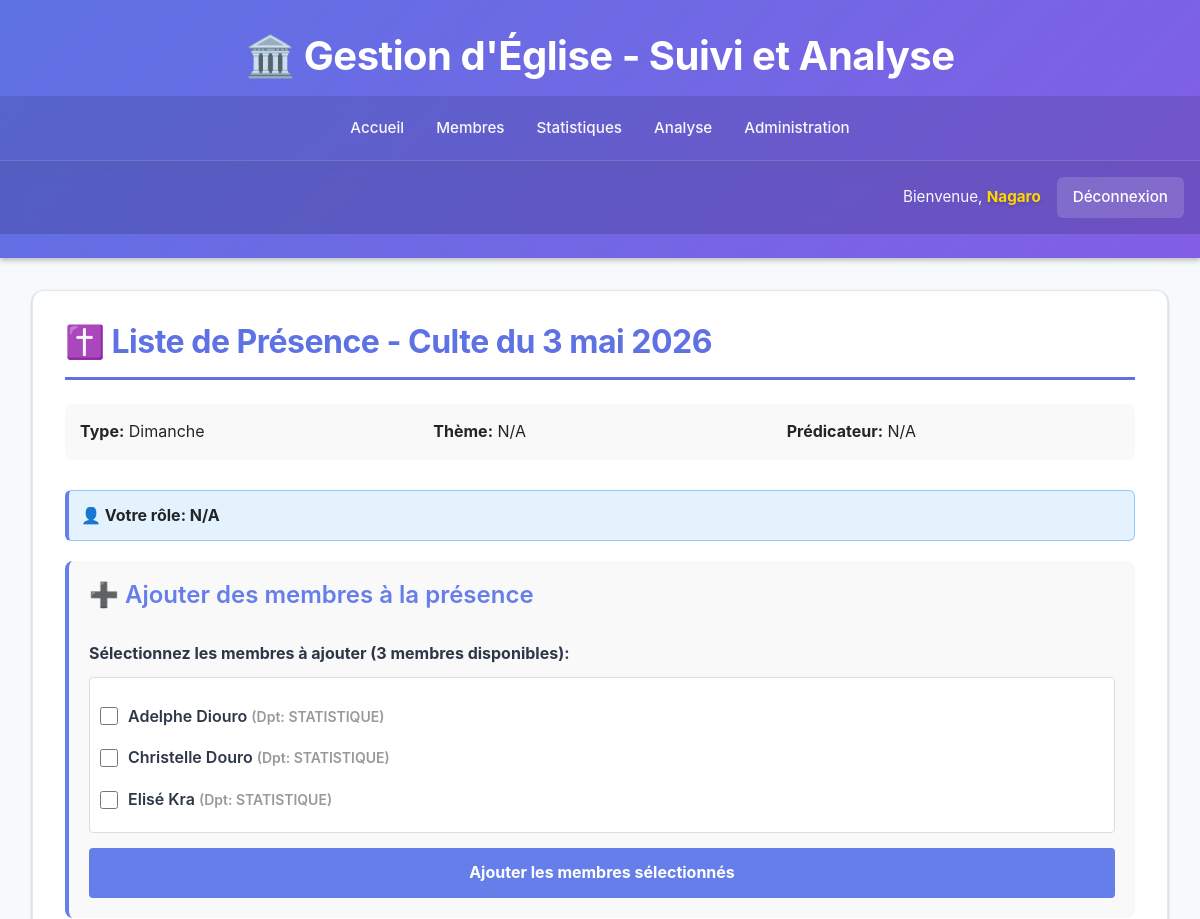
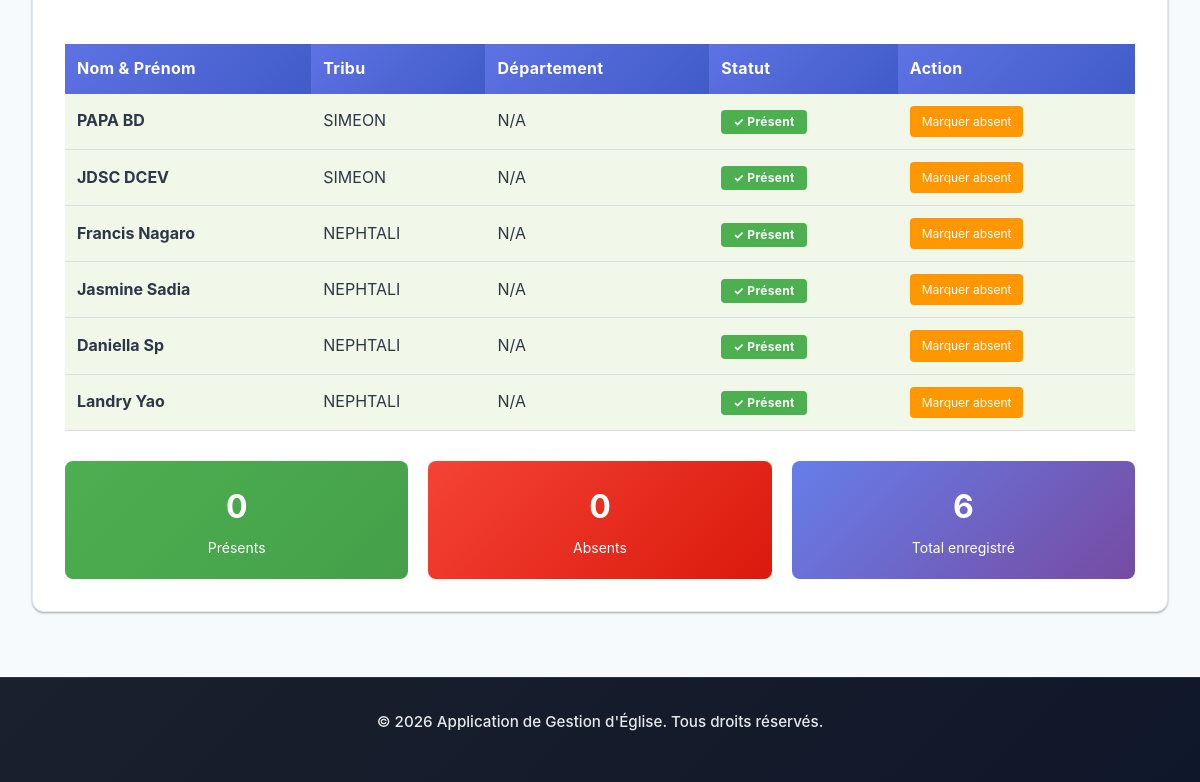
/culte/4/presence/ (signed in), run on an earlier commit of the app's database (2 pictures, top to bottom).
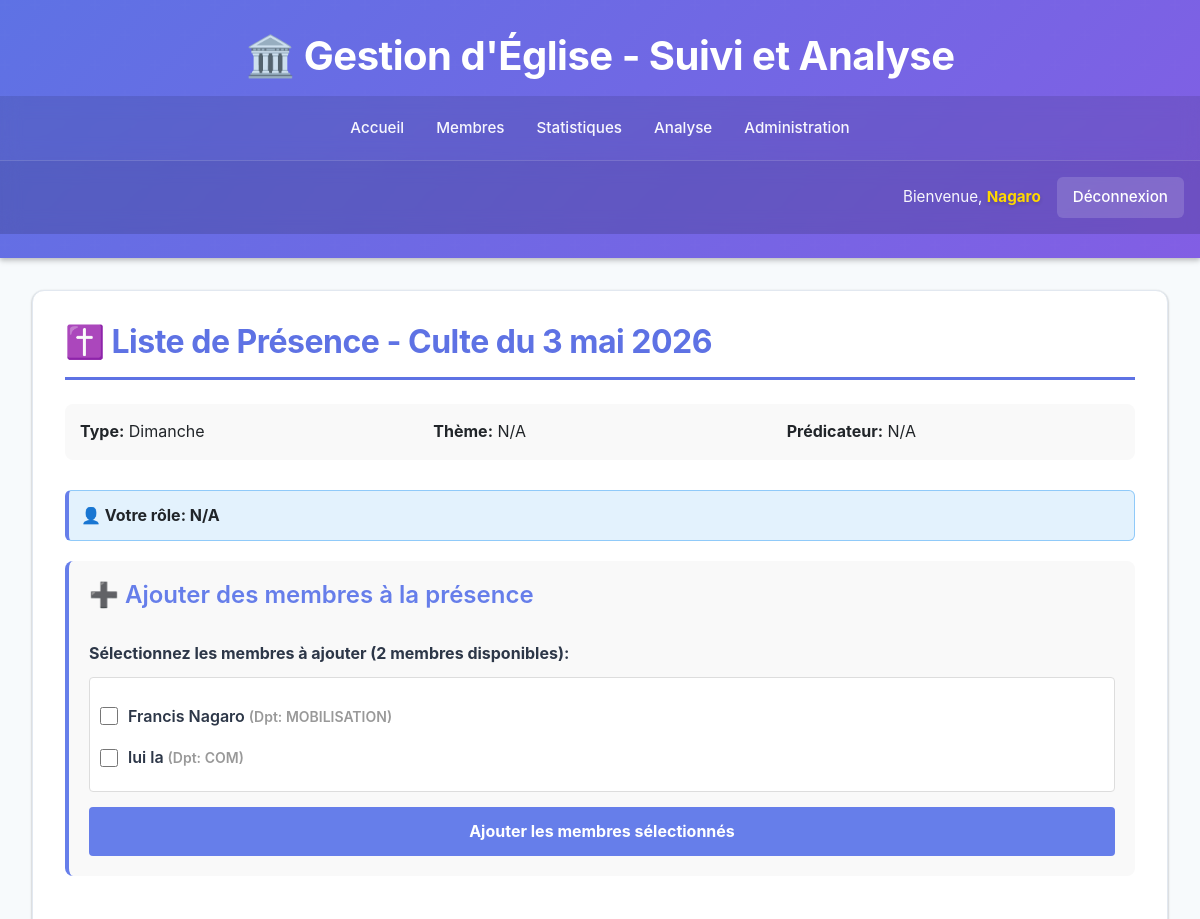
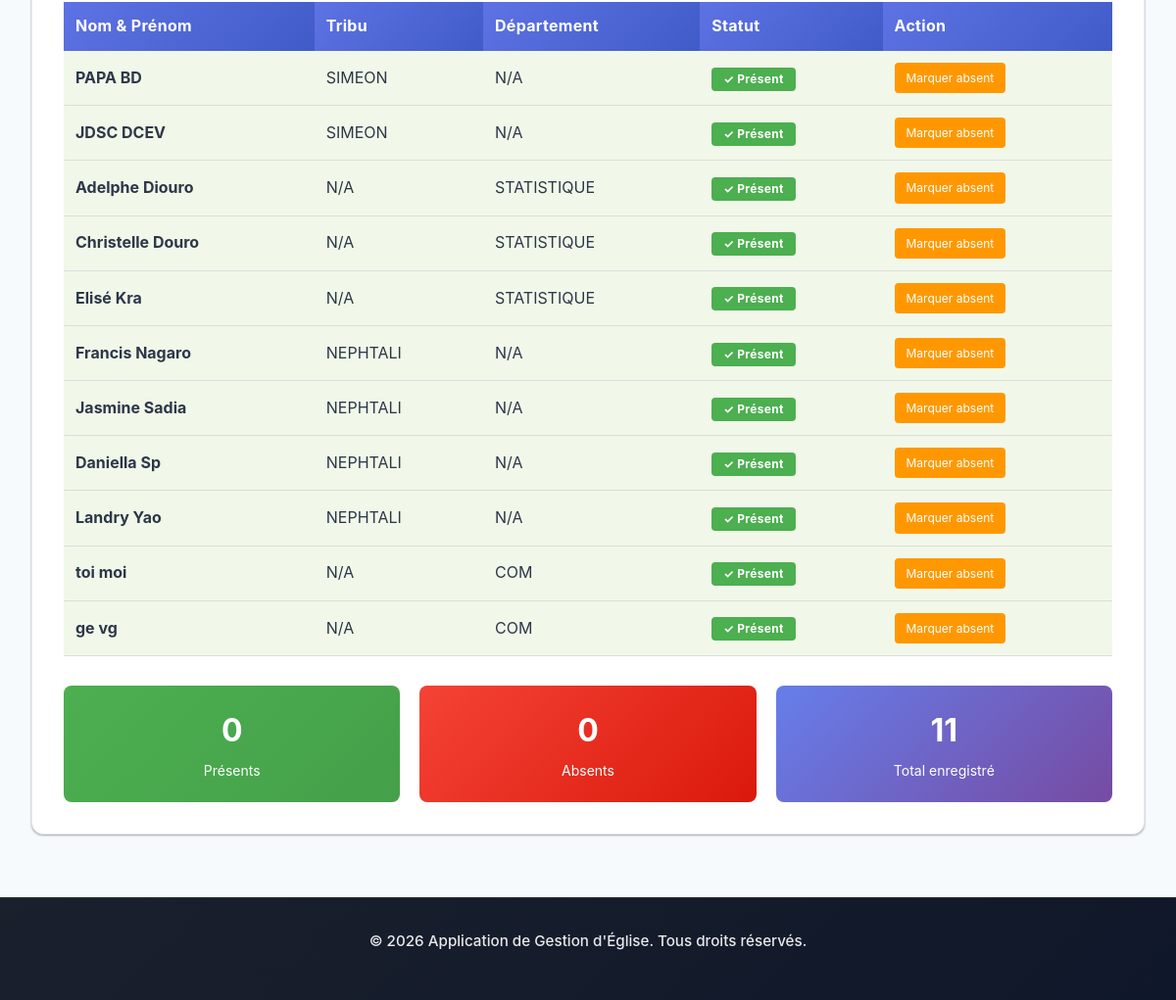
And on a later commit of the database (2 pictures, top to bottom).
### eglise/models.py (models this page shows, shortened)
class Membre(models.Model):
    STATUT_CHOICES = (
        ('nouveau', 'Nouveau'),
        ('actif', 'Actif'),
        ('sorti', 'Sorti'),
        ('inactif', 'Inactif'),
    )
    GENRE_CHOICES = (
        ('M', 'Masculin'),
        ('F', 'Féminin'),
    )
    nom = models.CharField(max_length=100)
    prenom = models.CharField(max_length=100)
    email = models.EmailField(blank=True, null=True)
    telephone = models.CharField(max_length=20, blank=True, null=True)
    adresse = models.CharField(max_length=255, blank=True, null=True)
    genre = models.CharField(max_length=1, choices=GENRE_CHOICES, blank=True)
    date_naissance = models.DateField(blank=True, null=True)
    photo = models.ImageField(upload_to='membres_photos/', blank=True, null=True)
    tribu = models.ForeignKey(Tribu, on_delete=models.SET_NULL, null=True, blank=True)
    departement = models.ForeignKey(Departement, on_delete=models.SET_NULL, null=True, blank=True)
    statut = models.CharField(max_length=20, choices=STATUT_CHOICES, default='nouveau')
    date_adhesion = models.DateField(default=timezone.now)
    date_depart = models.DateField(blank=True, null=True)
    notes = models.TextField(blank=True, null=True)
    date_creation = models.DateTimeField(auto_now_add=True)
    date_modification = models.DateTimeField(auto_now=True)
    class Meta:
        ordering = ['nom', 'prenom']
    def nom_complet(self):
        return f"{self.prenom} {self.nom}"

class Departement(models.Model):
    nom = models.CharField(max_length=100, unique=True)
    description = models.TextField(blank=True, null=True)
    responsable = models.CharField(max_length=100, blank=True, null=True)
    date_creation = models.DateTimeField(auto_now_add=True)
    class Meta:
        ordering = ['nom']

class Presence(models.Model):
    membre = models.ForeignKey(Membre, on_delete=models.CASCADE)
    culte = models.ForeignKey(Culte, on_delete=models.CASCADE)
    present = models.BooleanField(default=True)
    date_enregistrement = models.DateTimeField(auto_now_add=True)
    class Meta:
        unique_together = ('membre', 'culte')
        ordering = ['-culte__date']

class Tribu(models.Model):
    nom = models.CharField(max_length=100, unique=True)
    description = models.TextField(blank=True, null=True)
    date_creation = models.DateTimeField(auto_now_add=True)
    class Meta:
        verbose_name_plural = "Tribus"
        ordering = ['nom']

### eglise/views.py (the view, shortened to what this page needs)
# urls.py: path('culte/<int:culte_id>/presence/', views.CultePresenceListView.as_view(), name='culte_presence'),
class CultePresenceListView(ProtectedDataAccessMixin, TemplateView):
    template_name = 'eglise/culte_presence.html'
    def get(self, request, culte_id):
        try:
            culte = Culte.objects.get(id=culte_id)
        except Culte.DoesNotExist:
            return redirect('eglise:dashboard')
        presences = Presence.objects.filter(culte=culte).select_related('membre').order_by('membre__nom', 'membre__prenom')
        membres_non_enregistres = Membre.objects.exclude(
            presence__culte=culte
        ).filter(statut='actif')
        user_profile = request.user.profile if hasattr(request.user, 'profile') else None
        if user_profile:
            if user_profile.est_patriarche() and user_profile.tribu:
                membres_non_enregistres = membres_non_enregistres.filter(tribu=user_profile.tribu)
            elif user_profile.est_responsable() and user_profile.departement:
                membres_non_enregistres = membres_non_enregistres.filter(departement=user_profile.departement)
        membres_non_enregistres = membres_non_enregistres.order_by('nom', 'prenom')
        context = {
            'culte': culte,
            'presences': presences,
            'membres_non_enregistres': membres_non_enregistres,
            'form': PresenceMembreSelectionForm(),
            'user_role': user_profile.get_role_display() if user_profile else 'N/A',
        }
        return render(request, self.template_name, context)

### eglise/forms.py
class PresenceMembreSelectionForm(forms.Form):
    membres = forms.ModelMultipleChoiceField(
        queryset=Membre.objects.all(),
        widget=forms.CheckboxSelectMultiple(),
        required=False,
        label="Sélectionnez les membres à ajouter"
    )

### eglise/mixins.py (called while the page is built, shortened)
    def dispatch(self, request, *args, **kwargs):
        if not request.user.is_authenticated:
            return redirect('eglise:login')
        if request.user.is_superuser:
            return super().dispatch(request, *args, **kwargs)

### eglise/templates/eglise/culte_presence.html (shortened to what the changed rows need)
{% extends 'eglise/base.html' %}
{% block content %}
<div class="card">
    <h2>✝️ Liste de Présence - Culte du {{ culte.date }}</h2>
    {% if membres_non_enregistres %}
    <div style="margin-bottom: 30px; background: #f9f9f9; padding: 20px; border-radius: 8px; border-left: 4px solid #667eea;">
        <h3 style="margin-bottom: 15px; color: #667eea;">➕ Ajouter des membres à la présence</h3>
        <form method="post" style="display: grid; gap: 15px;">
            <div>
                <label style="display: block; margin-bottom: 10px; font-weight: bold;">Sélectionnez les membres à ajouter ({{ membres_non_enregistres.count }} membres disponibles):</label>
                <div style="max-height: 300px; overflow-y: auto; border: 1px solid #ddd; border-radius: 4px; padding: 10px; background: white;">
                    {% for membre in membres_non_enregistres %}
                    <div style="margin-bottom: 10px;">
                        <label style="display: flex; align-items: center; cursor: pointer;">
                            <input type="checkbox" name="membres" value="{{ membre.id }}" style="margin-right: 10px; width: 18px; height: 18px; cursor: pointer;">
                            <span>{{ membre.nom_complet }}
                                {% if membre.departement %}<small style="color: #999;">(Dpt: {{ membre.departement.nom }})</small>{% endif %}
                            </span>
                        </label>
                    </div>
                    {% endfor %}
                </div>
            </div>
            <button type="submit" style="padding: 12px 24px; background: #667eea; color: white; border: none; border-radius: 4px; cursor: pointer; font-size: 16px; font-weight: bold;">Ajouter les membres sélectionnés</button>
        </form>
    </div>
    {% endif %}
    {% if presences %}
    <table>
        <thead>
            <tr>
                <th>Nom & Prénom</th>
                <th>Tribu</th>
                <th>Département</th>
                <th>Statut</th>
                <th>Action</th>
            </tr>
        </thead>
        <tbody>
            {% for presence in presences %}
            <tr style="{% if not presence.present %}background-color: #ffebee;{% else %}background-color: #f1f8e9;{% endif %}">
                <td><strong>{{ presence.membre.nom_complet }}</strong></td>
                <td>{{ presence.membre.tribu.nom|default:"N/A" }}</td>
                <td>{{ presence.membre.departement.nom|default:"N/A" }}</td>
                <td>
                    <span class="badge" style="padding: 6px 12px; border-radius: 4px; font-size: 12px; font-weight: bold; {% if presence.present %}background: #4caf50; color: white;{% else %}background: #f44336; color: white;{% endif %}">
                        {% if presence.present %}✓ Présent{% else %}✗ Absent{% endif %}
                    </span>
                </td>
                <td>
                    <form method="post" action="{% url 'eglise:presence_toggle' presence.id %}" style="display: inline;">
                        <button type="submit" style="padding: 6px 12px; background: #ff9800; color: white; border: none; border-radius: 4px; cursor: pointer; font-size: 12px;">
                            {% if presence.present %}Marquer absent{% else %}Marquer présent{% endif %}
                        </button>
                    </form>
                </td>
            </tr>
            {% endfor %}
        </tbody>
    </table>
    <div style="margin-top: 30px; display: grid; grid-template-columns: 1fr 1fr 1fr; gap: 20px;">
        <div style="background: linear-gradient(135deg, #4caf50 0%, #45a049 100%); color: white; padding: 20px; border-radius: 8px; text-align: center;">
            <div style="font-size: 32px; font-weight: bold;">{{ presences|dictsort:"present"|last|length|default:0 }}</div>
            <div style="margin-top: 5px; font-size: 14px;">Présents</div>
        </div>
        <div style="background: linear-gradient(135deg, #f44336 0%, #da190b 100%); color: white; padding: 20px; border-radius: 8px; text-align: center;">
            <div style="font-size: 32px; font-weight: bold;">
                {% widthratio presences|dictsort:"present"|first|length presences|length 1 %}
            </div>
            <div style="margin-top: 5px; font-size: 14px;">Absents</div>
        </div>
        <div style="background: linear-gradient(135deg, #667eea 0%, #764ba2 100%); color: white; padding: 20px; border-radius: 8px; text-align: center;">
            <div style="font-size: 32px; font-weight: bold;">{{ presences.count }}</div>
            <div style="margin-top: 5px; font-size: 14px;">Total enregistré</div>
        </div>
    </div>
    {% else %}
    <div style="text-align: center; padding: 40px; background: #f9f9f9; border-radius: 8px;">
        <p style="font-size: 16px; color: #999;">Aucune présence enregistrée pour ce culte.</p>
    </div>
    {% endif %}
</div>
{% endblock %}

What changed in the data, as far as the page shows it:
no longer on this page (row unchanged): Membre: nom_complet "Adelphe Diouro", departement.nom "STATISTIQUE"
no longer on this page (row unchanged): Membre: nom_complet "Christelle Douro", departement.nom "STATISTIQUE"
no longer on this page (row unchanged): Membre: nom_complet "Elisé Kra", departement.nom "STATISTIQUE"
added Membre: nom_complet "Francis Nagaro", departement.nom "MOBILISATION"
added Membre: nom_complet "lui la", departement.nom "COM"
added Presence: membre.nom_complet "Adelphe Diouro", membre.tribu.nom "N/A", membre.departement.nom "STATISTIQUE", shows "✓ Présent", shows "Marquer absent"
added Presence: membre.nom_complet "Christelle Douro", membre.tribu.nom "N/A", membre.departement.nom "STATISTIQUE", shows "✓ Présent", shows "Marquer absent"
added Presence: membre.nom_complet "Elisé Kra", membre.tribu.nom "N/A", membre.departement.nom "STATISTIQUE", shows "✓ Présent", shows "Marquer absent"
added Presence: membre.nom_complet "toi moi", membre.tribu.nom "N/A", membre.departement.nom "COM", shows "✓ Présent", shows "Marquer absent"
added Presence: membre.nom_complet "ge vg", membre.tribu.nom "N/A", membre.departement.nom "COM", shows "✓ Présent", shows "Marquer absent"
Also different on the page:
{{ membres_non_enregistres.count }}: "3" → "2"
{{ presences.count }}: "6" → "11"
